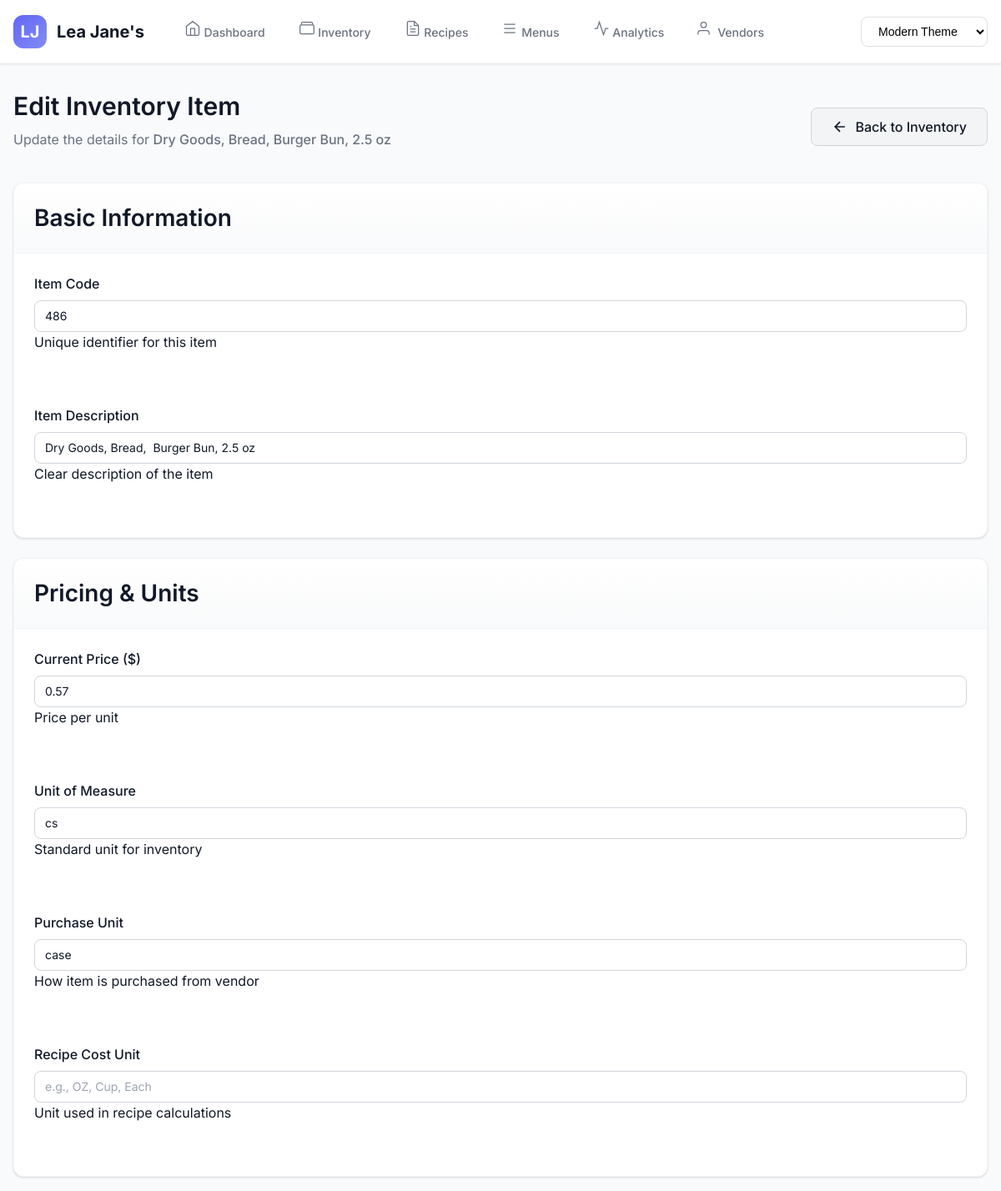
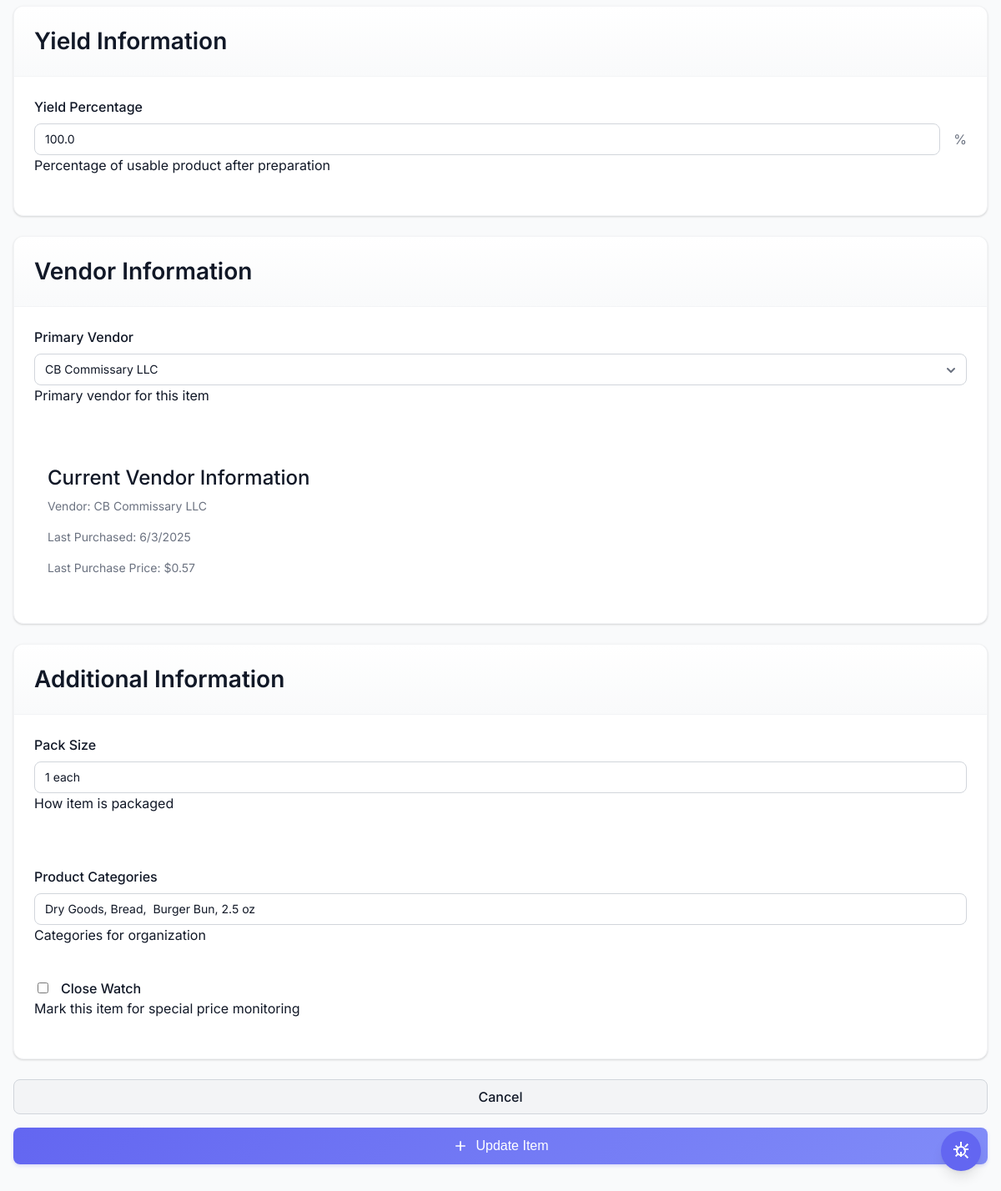
The app's page /inventory/edit/86 with its own data (2 pictures, top to bottom).
### tables this page shows
CREATE TABLE inventory (
                id INTEGER PRIMARY KEY AUTOINCREMENT,
                item_code TEXT UNIQUE,
                item_description TEXT NOT NULL,
                vendor_name TEXT,
                current_price REAL,
                last_purchased_price REAL,
                last_purchased_date TEXT,
                unit_measure TEXT,
                purchase_unit TEXT,
                recipe_cost_unit TEXT,
                pack_size TEXT,
                yield_percent REAL DEFAULT 100,
                product_categories TEXT,
                close_watch BOOLEAN DEFAULT FALSE,
                created_date TIMESTAMP DEFAULT CURRENT_TIMESTAMP,
                updated_date TIMESTAMP DEFAULT CURRENT_TIMESTAMP
            , density_g_per_ml DECIMAL(10,4), count_to_weight_g DECIMAL(10,2));

### app.py (the view, shortened to what this page needs)
@app.route('/inventory/edit/<int:item_id>', methods=['GET', 'POST'])
def edit_inventory(item_id):
    with get_db() as conn:
        item = conn.execute('''
            SELECT i.*,
                   COUNT(DISTINCT ri.recipe_id) as recipe_count
            FROM inventory i
            LEFT JOIN recipe_ingredients ri ON i.id = ri.ingredient_id
            WHERE i.id = ?
            GROUP BY i.id
        ''', (item_id,)).fetchone()
        vendors = conn.execute('SELECT DISTINCT vendor_name as name FROM vendors ORDER BY vendor_name').fetchall()
    if not item:
        return redirect(url_for('inventory'))
    theme = get_theme()
    return render_template(f'edit_inventory_{theme}.html', item=item, vendors=vendors)

### app.py (called while the page is built)
def get_db():
    conn = sqlite3.connect(DATABASE)
    conn.row_factory = sqlite3.Row
    return conn

def get_theme():
    theme = request.args.get('theme') or request.cookies.get('theme', 'modern')
    return theme if theme in ['modern', 'neo', 'fam'] else 'modern'

### templates/edit_inventory_modern.html (shortened to what this page needs)
{% extends "base_modern.html" %}
{% block content %}
<div class="animate-fade-in">
    <div class="flex flex-col gap-4 mb-6">
        <div class="flex items-center justify-between">
            <div>
                <h1 class="text-3xl font-semibold mb-2">Edit Inventory Item</h1>
                <p class="text-secondary">Update the details for <span class="font-medium">{{ item.item_description }}</span></p>
            </div>
            <a href="{{ url_for('inventory') }}" class="btn btn-secondary">
                <svg width="20" height="20" viewBox="0 0 24 24" fill="none" stroke="currentColor" stroke-width="2">
                    <path d="M19 12H5m7-7l-7 7 7 7"/>
                </svg>
                Back to Inventory
            </a>
        </div>
    </div>
    <form method="POST" class="grid grid-cols-1 gap-6 max-w-4xl">
        <div class="card">
            <div class="card-header">
                <h3 class="card-title">Basic Information</h3>
            </div>
            <div class="card-body">
                <div class="grid grid-cols-1 md:grid-cols-2 gap-6">
                    <div class="form-group">
                        <label for="item_code" class="form-label required">Item Code</label>
                        <input type="text"
                               id="item_code"
                               name="item_code"
                               value="{{ item.item_code }}"
                               class="form-control"
                               placeholder="Enter unique item code"
                               required>
                        <p class="form-text">Unique identifier for this item</p>
                    </div>
                    <div class="form-group">
                        <label for="item_description" class="form-label required">Item Description</label>
                        <input type="text"
                               id="item_description"
                               name="item_description"
                               value="{{ item.item_description }}"
                               class="form-control"
                               placeholder="Enter item name/description"
                               required>
                        <p class="form-text">Clear description of the item</p>
                    </div>
                </div>
            </div>
        </div>
        <div class="card">
            <div class="card-header">
                <h3 class="card-title">Pricing & Units</h3>
            </div>
            <div class="card-body">
                <div class="grid grid-cols-1 md:grid-cols-2 gap-6">
                    <div class="form-group">
                        <label for="current_price" class="form-label">Current Price ($)</label>
                        <input type="number"
                               id="current_price"
                               name="current_price"
                               value="{{ "%.2f"|format(item.current_price or 0) }}"
                               class="form-control"
                               step="0.01"
                               min="0"
                               placeholder="0.00">
                        <p class="form-text">Price per unit</p>
                    </div>
                    <div class="form-group">
                        <label for="unit_measure" class="form-label">Unit of Measure</label>
                        <input type="text"
                               id="unit_measure"
                               name="unit_measure"
                               value="{{ item.unit_measure }}"
                               class="form-control"
                               placeholder="e.g., LB, OZ, EA">
                        <p class="form-text">Standard unit for inventory</p>
                    </div>
                    <div class="form-group">
                        <label for="purchase_unit" class="form-label">Purchase Unit</label>
                        <input type="text"
                               id="purchase_unit"
                               name="purchase_unit"
                               value="{{ item.purchase_unit }}"
                               class="form-control"
                               placeholder="e.g., Case, Box, LB">
                        <p class="form-text">How item is purchased from vendor</p>
                    </div>
                    <div class="form-group">
                        <label for="recipe_cost_unit" class="form-label">Recipe Cost Unit</label>
                        <input type="text"
                               id="recipe_cost_unit"
                               name="recipe_cost_unit"
                               value="{{ item.recipe_cost_unit }}"
                               class="form-control"
                               placeholder="e.g., OZ, Cup, Each">
                        <p class="form-text">Unit used in recipe calculations</p>
                    </div>
                </div>
            </div>
        </div>
        <div class="card">
            <div class="card-header">
                <h3 class="card-title">Yield Information</h3>
            </div>
            <div class="card-body">
                <div class="form-group">
                    <label for="yield_percent" class="form-label">Yield Percentage</label>
                    <div class="flex items-center gap-4">
                        <input type="number"
                               id="yield_percent"
                               name="yield_percent"
                               value="{{ item.yield_percent }}"
                               class="form-control max-w-xs"
                               step="0.1"
                               min="0"
                               max="100">
                        <span class="text-secondary">%</span>
                    </div>
                    <p class="form-text">Percentage of usable product after preparation</p>
                </div>
            </div>
        </div>
        <div class="card">
            <div class="card-header">
                <h3 class="card-title">Vendor Information</h3>
            </div>
            <div class="card-body">
                <div class="grid grid-cols-1 md:grid-cols-2 gap-6">
                    <div class="form-group">
                        <label for="vendor_name" class="form-label">Primary Vendor</label>
                        <select id="vendor_name" name="vendor_name" class="form-control">
                            {% for vendor in vendors %}
                            <option value="{{ vendor.name }}" {% if vendor.name == item.vendor_name %}selected{% endif %}>
                                {{ vendor.name }}
                            </option>
                            {% endfor %}
                        </select>
                        <p class="form-text">Primary vendor for this item</p>
                    </div>
                </div>
                {% if item.vendor_name %}
                <div class="bg-gray-50 rounded-lg p-4 mt-4">
                    <h4 class="font-medium mb-2">Current Vendor Information</h4>
                    <div class="text-sm text-secondary">
                        <p>Vendor: {{ item.vendor_name }}</p>
                        {% if item.last_purchased_date %}
                        <p>Last Purchased: {{ item.last_purchased_date }}</p>
                        {% endif %}
                        {% if item.last_purchased_price %}
                        <p>Last Purchase Price: ${{ "%.2f"|format(item.last_purchased_price) }}</p>
                        {% endif %}
                    </div>
                </div>
                {% endif %}
            </div>
        </div>
        <div class="card">
            <div class="card-header">
                <h3 class="card-title">Additional Information</h3>
            </div>
            <div class="card-body">
                <div class="grid grid-cols-1 md:grid-cols-2 gap-6">
                    <div class="form-group">
                        <label for="pack_size" class="form-label">Pack Size</label>
                        <input type="text"
                               id="pack_size"
                               name="pack_size"
                               value="{{ item.pack_size }}"
                               class="form-control"
                               placeholder="e.g., 6x#10, 24x16oz">
                        <p class="form-text">How item is packaged</p>
                    </div>
                    <div class="form-group">
                        <label for="product_categories" class="form-label">Product Categories</label>
                        <input type="text"
                               id="product_categories"
                               name="product_categories"
                               value="{{ item.product_categories }}"
                               class="form-control"
                               placeholder="e.g., Produce, Dairy, Dry Goods">
                        <p class="form-text">Categories for organization</p>
                    </div>
                </div>
                <div class="form-group">
                    <label class="flex items-center gap-3 cursor-pointer">
                        <input type="checkbox"
                               id="close_watch"
                               name="close_watch"
                               value="1"
                               class="form-checkbox">
                        <span class="form-label mb-0">Close Watch</span>
                    </label>
                    <p class="form-text">Mark this item for special price monitoring</p>
                </div>
            </div>
        </div>
        <div class="flex flex-col sm:flex-row gap-4 justify-end">
            <a href="{{ url_for('inventory') }}" class="btn btn-secondary">
                Cancel
            </a>
            <button type="submit" class="btn btn-primary">
                <svg width="20" height="20" viewBox="0 0 24 24" fill="none" stroke="currentColor" stroke-width="2">
                    <path d="M5 12h14m-7-7v14"/>
                </svg>
                Update Item
            </button>
        </div>
    </form>
</div>
{% endblock %}

### static/css/responsive-navigation.css (style rules this page uses)
:root { --touch-target-min: 44px; --touch-target-comfortable: 48px; --touch-target-large: 56px; --touch-target-tv: 80px; --space-xs: 4px; --space-sm: 8px; --space-md: 16px; --space-lg: 24px; --space-xl: 32px; --space-2xl: 48px; --space-3xl: 64px; --mobile-sm: 375px; --mobile-lg: 428px; --tablet: 768px; --desktop: 1024px; --desktop-lg: 1440px; --desktop-xl: 1920px; --desktop-2xl: 2560px; --desktop-4k: 3840px; --z-dropdown: 1000; --z-sticky: 1020; --z-fixed: 1030; --z-modal-backdrop: 1040; --z-modal: 1050; --z-popover: 1060; --z-tooltip: 1070; }

### static/css/mobile-buttons.css (style rules this page uses)
:root { --btn-min-height: 44px; --btn-comfortable-height: 48px; --btn-large-height: 56px; --btn-padding-y: 12px; --btn-padding-x: 20px; --btn-padding-y-mobile: 14px; --btn-padding-x-mobile: 16px; }

### records on screen
inventory: item_description "Dry Goods, Bread, Burger Bun, 2.5 oz", item_code "486", current_price "0.57", unit_measure "cs", purchase_unit "case", yield_percent "100.0", vendor_name "CB Commissary LLC", last_purchased_date "6/3/2025", last_purchased_price "0.57", pack_size "1 each", product_categories "Dry Goods, Bread, Burger Bun, 2.5 oz"
